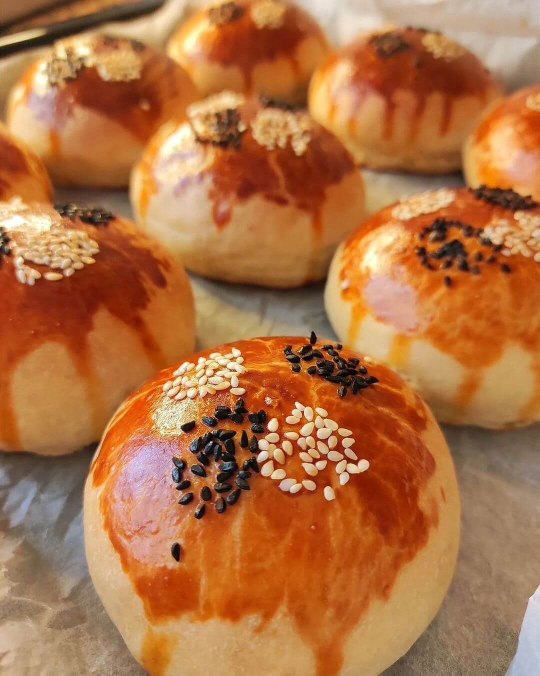
#> input picture data/removed_v1/pogaca/000004.jpg, 1080 x 1351 px (shown at 1/2 size)
$ python -i suspicious_check.py   (imports and definitions only)
#> lines starting #> are read from the running program, lines starting #| are printed output that depends on the picture
"""
ChefAI - Birlesik suspicious check (watermark + menu card).

ESKI move_suspicious.py'nin Hough cizgi mantigini + yeni watermark
(kose kenar yogunlugu + text-like pattern) mantigini birlestirir.

AMAC: Gercek suphelileri yakalamak, ama SAGLAM gorselleri YANLISLIKLA
tasimamak. Eski kod perp_pairs >= 10 ile cok agresifti (tabak kenari,
masa kenari, peçete yakalaniyordu). Simdi:

  Watermark icin:  kose kenar yogunlugu + text-like pattern (kucuk
                   connected components cok olmali = yazi/logo)

  Menu karti icin: perp_pairs >= 15 VE cizgiler eksen-hizali (0/90 +-5)
                   VE cizgilerin cogu sinir yakini (kenar bosluğu)

  Karar:           Bu kosullar SAGLANMADAN tasima yok.

VARSAYILAN: Hicbir sey tasinmaz. Sadece rapor + opsiyonel preview.
Tasimak icin ACIKCA --move.

Kullanim:
    # 1) Guvenli test + gorsel onizleme
    poetry run python -m src.data.suspicious_check --preview

    # 2) Muhafazakar mod (yanlis pozitif iyice azalir)
    poetry run python -m src.data.suspicious_check --preview --conservative

    # 3) Belirli siniflar
    poetry run python -m src.data.suspicious_check --classes pizza,pide --preview

    # 4) Sadece watermark / sadece menu test et
    poetry run python -m src.data.suspicious_check --preview --no-menu
    poetry run python -m src.data.suspicious_check --preview --no-watermark

    # 5) GERCEKTEN TASI (onay ister)
    poetry run python -m src.data.suspicious_check --move
"""

from __future__ import annotations

import argparse
import csv
import random
import shutil
from concurrent.futures import ProcessPoolExecutor
from datetime import datetime
from pathlib import Path

import cv2
import numpy as np
from PIL import Image

# -------------------------------------------------------------------
# PATHS
# -------------------------------------------------------------------
SCRIPT_DIR = Path(__file__).resolve().parent
PROJECT_ROOT = SCRIPT_DIR.parent.parent
DATA_DIR = PROJECT_ROOT / "data"
RAW_DIR = DATA_DIR / "raw"
SUSPICIOUS_DIR = DATA_DIR / "suspicious"
REPORT_DIR = DATA_DIR / "reports"

IMAGE_EXTS = {".jpg", ".jpeg", ".png", ".webp", ".bmp"}

# -------------------------------------------------------------------
# SETTINGS
# -------------------------------------------------------------------
MAX_SIDE = 1024
CORNER_RATIO = 0.22

# Watermark esikleri (DAHA KATI)
WM_STRONG_SCORE = 0.25            # 0.15 -> 0.25
WM_WEAK_SCORE   = 0.20            # 0.10 -> 0.20
WM_MIN_COMPONENTS = 25            # 15 -> 25
WM_COMPONENT_MIN_AREA = 8         # 5 -> 8 (kucuk gurultu elemek icin)
WM_COMPONENT_MAX_AREA = 300       # 500 -> 300 (buyuk objeleri elemek icin)
WM_CORNER_DOMINANCE = 1.8         # YENI: baskin kose digerlerinin 1.8x'i olmali
WM_DOMINANT_TEXT_MIN = 25         # YENI: baskin kosede min text-like component

# Menu karti esikleri (DAHA KATI)
MENU_MIN_PERP     = 25            # 15 -> 25
MENU_MIN_AXIS     = 6             # 4 -> 6
MENU_MIN_BORDER   = 5             # 3 -> 5
MENU_ANGLE_TOL    = 5       # eksen hizalamasi icin +-5 derece
MENU_BORDER_RATIO = 0.15    # sinirdan uzaklik esigi (resmin %15'i)
MENU_MIN_LINE_LEN = 150
MENU_HOUGH_THRESH = 150
MENU_MAX_LINE_GAP = 4

# -------------------------------------------------------------------
# WATERMARK TESPITI
# -------------------------------------------------------------------
def detect_watermark(path: Path) -> tuple[float, dict]:
    """
    Kose kenar yogunlugu + text-like pattern + KOSE BASKINLIGI.

    Gercek filigran: TEK kose yuksek, digerleri dusuk (dominance >= 1.8).
    Normal yemek:    4 kose benzer (dominance ~1.0).

    Return: (max_corner_density, details)
    details = {
        "corner_scores": [4 float],
        "text_like_corners": int,
        "dominance": float,               # max / diger 3'un ortalamasi
        "dominant_corner": int,           # 0=SU, 1=SD, 2=AU, 3=AD
        "dominant_text_components": int,  # baskin kosedeki text-like sayisi
    }
    """
#> called with path = '../../data/removed_v1/pogaca/000004.jpg'
    empty = {
        "corner_scores": [], "text_like_corners": 0,
        "dominance": 1.0, "dominant_corner": -1, "dominant_text_components": 0,
    }
    img = cv2.imread(str(path))
#> img is the input picture: shape (1351, 1080, 3); mean B, G, R 67.6, 112.9, 175.8
    if img is None:
        return -1.0, empty

    h, w = img.shape[:2]
#> h = 1351; w = 1080
    if max(h, w) > MAX_SIDE:
        s = MAX_SIDE / max(h, w)
#> s = 0.758
        img = cv2.resize(img, (int(w * s), int(h * s)))
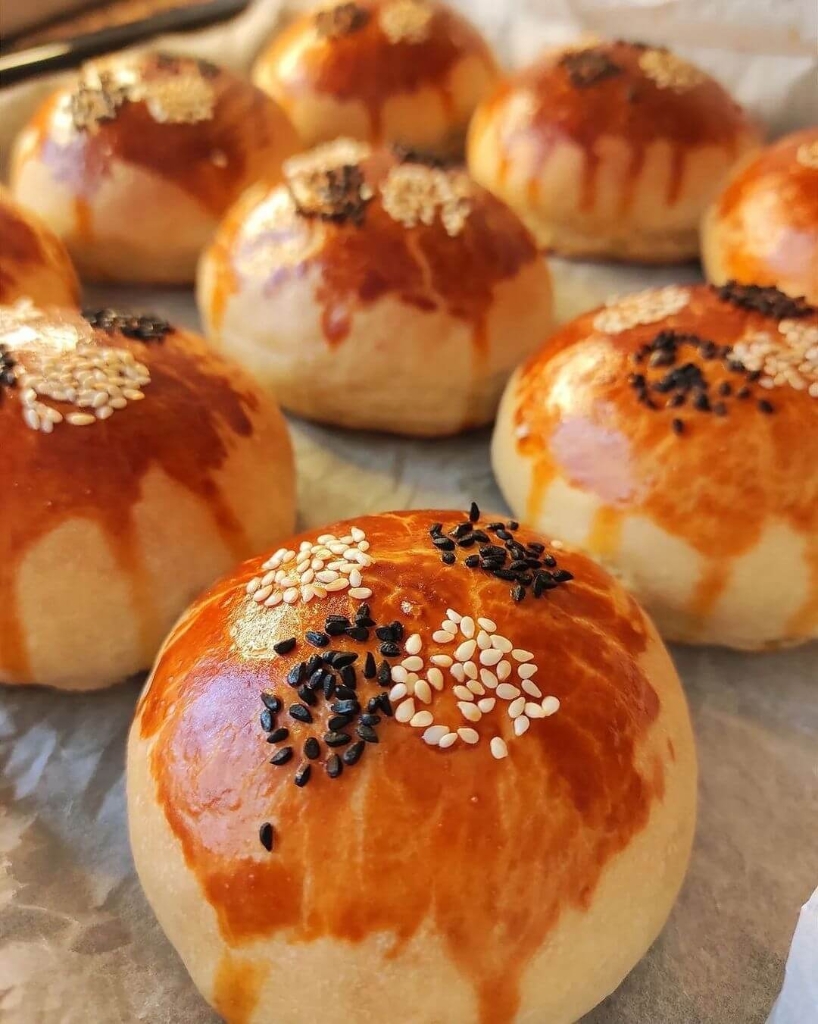
#> img: shape (1024, 818, 3); mean B, G, R 67.5, 112.8, 175.7
        h, w = img.shape[:2]
#> h = 1024; w = 818

    gray = cv2.cvtColor(img, cv2.COLOR_BGR2GRAY)
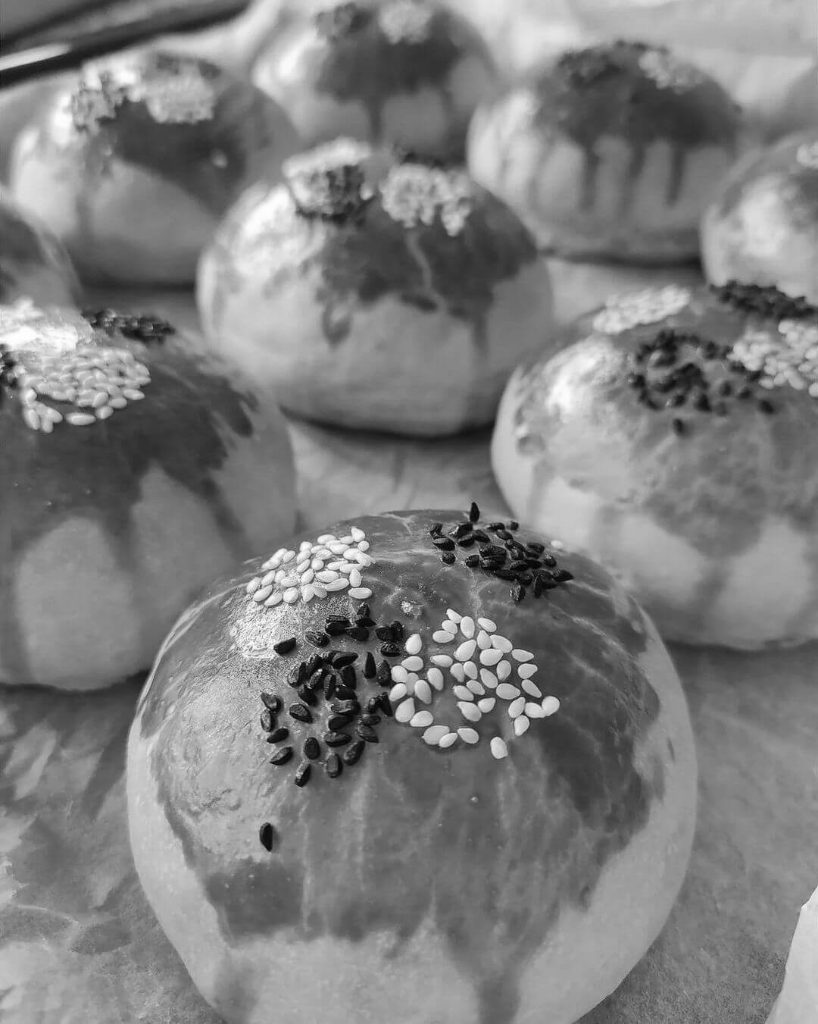
#> gray: shape (1024, 818); min 1, max 255, mean 126.5
    edges = cv2.Canny(gray, 80, 180)
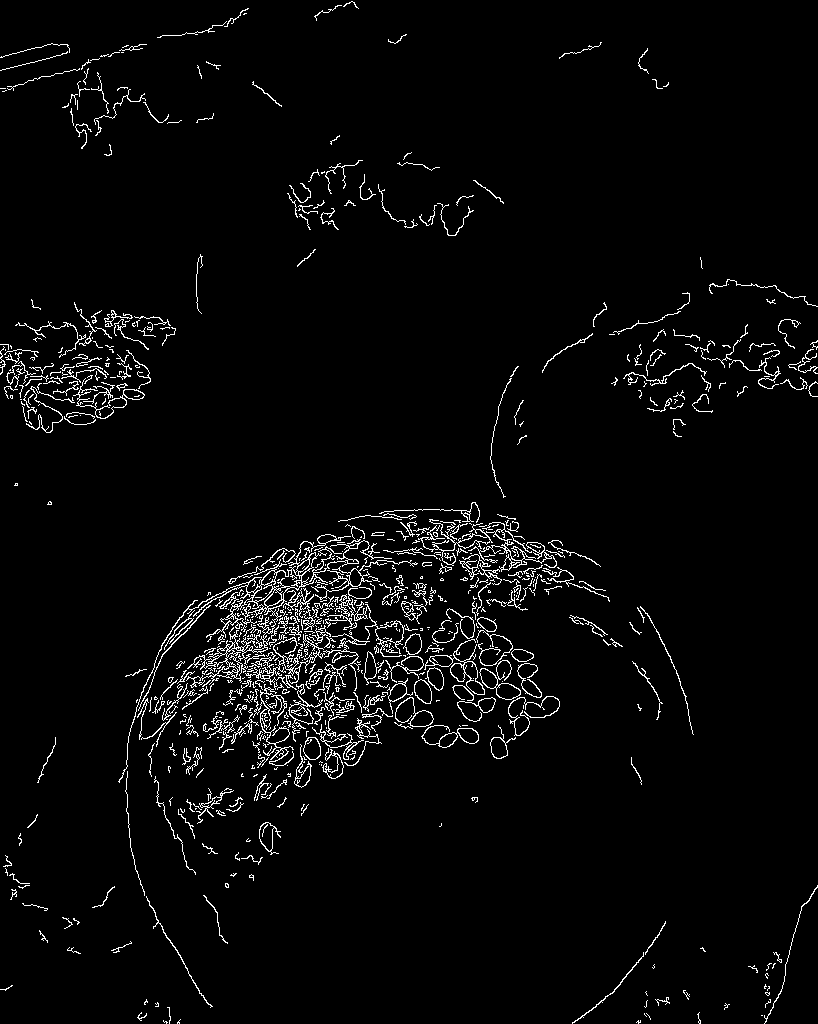
#> edges: shape (1024, 818); 3.3% white in thin lines or dots

    ch = max(int(h * CORNER_RATIO), 20)
#> ch = 225
    cw = max(int(w * CORNER_RATIO), 20)
#> cw = 179
    corners = [
        edges[:ch, :cw],        # 0: sol-ust
        edges[:ch, -cw:],       # 1: sag-ust
        edges[-ch:, :cw],       # 2: sol-alt
        edges[-ch:, -cw:],      # 3: sag-alt
    ]

    scores: list[float] = []
    text_per_corner: list[int] = []

    for c in corners:
        density = float((c > 0).mean())
        scores.append(density)

        n_labels, _, stats, _ = cv2.connectedComponentsWithStats(c, connectivity=8)
        tc = sum(
            1 for i in range(1, n_labels)
            if WM_COMPONENT_MIN_AREA <= int(stats[i, cv2.CC_STAT_AREA]) <= WM_COMPONENT_MAX_AREA
        )
        text_per_corner.append(tc)
#> this loop made 4 passes
#> (density, n_labels, tc) on passes 1 to 4: (0.0216, 28, 24), (0.00171, 5, 4), (0.0182, 27, 24), (0.012, 25, 17)
#> after the loop, scores = [0.0216, 0.00171, 0.0182, 0.012]; text_per_corner = [24, 4, 24, 17]

    max_score = max(scores) if scores else 0.0
#> max_score = 0.0216
    max_idx = scores.index(max_score) if scores else -1
#> max_idx = 0
    others = [s for i, s in enumerate(scores) if i != max_idx]
#> others = [0.00171, 0.0182, 0.012]
    others_mean = sum(others) / len(others) if others else 0.01
#> others_mean = 0.0106
    dominance = max_score / max(others_mean, 0.01)
#> dominance = 2.03

    text_like_corners = sum(1 for t in text_per_corner if t >= WM_MIN_COMPONENTS)
#> text_like_corners = 0
    dominant_text = text_per_corner[max_idx] if max_idx >= 0 else 0
#> dominant_text = 24

    return max_score, {
        "corner_scores": scores,
        "text_like_corners": text_like_corners,
        "dominance": dominance,
        "dominant_corner": max_idx,
        "dominant_text_components": dominant_text,
    }


# -------------------------------------------------------------------
# MENU KARTI TESPITI (Hough cizgi + eksen + sinir)
# -------------------------------------------------------------------
# [469 lines left out: functions detect_menu_card, decide, _scan_worker, move_file, build_preview_data, render_contact_sheet and 1 more, not called in this run]


# [2 lines not run here, left out]

>>> result = detect_watermark('../../data/removed_v1/pogaca/000004.jpg')
